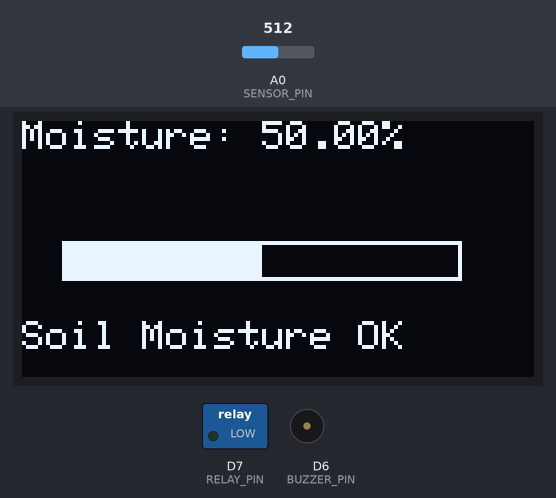
The sketch below on a simulated ESP8266 (NodeMCU). Parts: 128×64 one-colour display, switched loads named in the sketch (green lamp = pin HIGH), buzzer (waves = sounding, pin HIGH). The inputs (shaded band) are chosen by the test bench; at power-on: A0 (SENSOR_PIN) = 512. What the sketch prints to the serial monitor is not drawn.

Above: at 3.2 s.
3.3 s: A0 (SENSOR_PIN) set to 710
At 5.2 s:
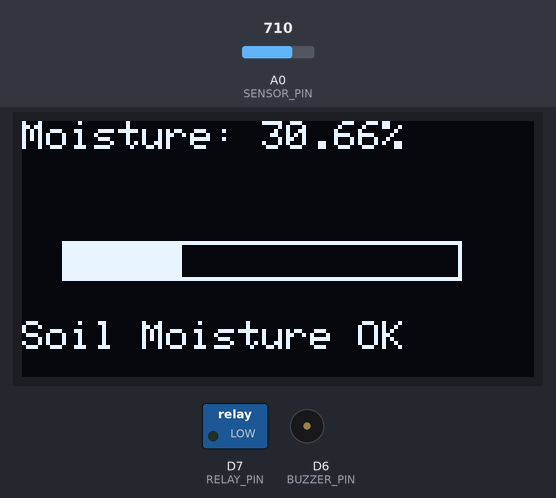
6.0 s: A0 (SENSOR_PIN) set to 725
At 8.3 s:
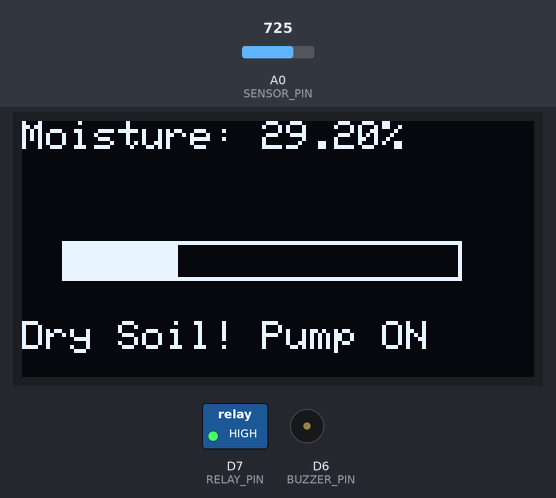
8.7 s: A0 (SENSOR_PIN) set to 716
At 13.2 s:
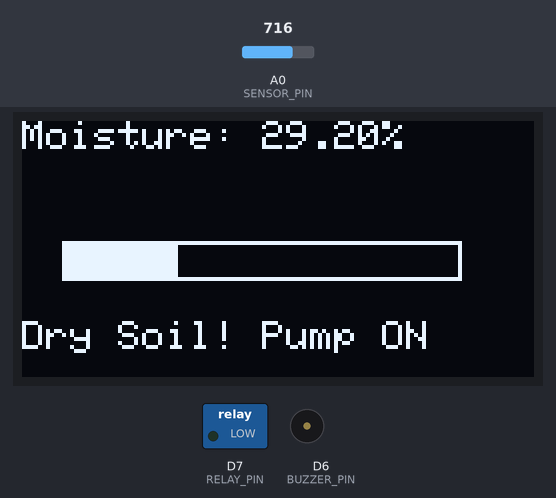
Timing chart, 0 to 14.7 s (numbered marks = the images above; inputs shaded):
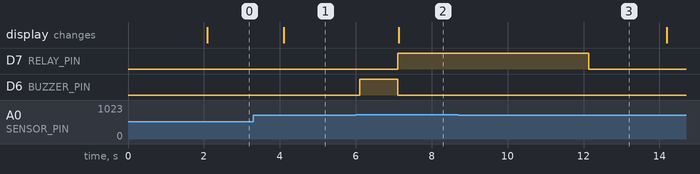

Measured:
- the behaviour switches between 716 and 717 on A0 (SENSOR_PIN) (found by bisection; images 1 and 2)
- after the input at 3.3 s, the display: changes after 0.81 s (image 1)
- after the input at 6.0 s, D7 (RELAY_PIN): LOW → HIGH after 1.1 s; D6 (BUZZER_PIN): LOW → HIGH after 0.11 s, → LOW 1.0 s later; the display: changes after 1.1 s (image 2)
- after the input at 8.7 s, D7 (RELAY_PIN): goes on until 12.1 s, then stays LOW; D6 (BUZZER_PIN): stays LOW (without the input it goes to HIGH after 5.5 s)

The sketch:

Smart_Irrigation_System_with_water_pump.ino
```cpp
#include <Wire.h>
#include <Adafruit_SSD1306.h>

#define SENSOR_PIN A0    // Soil moisture sensor
#define BUZZER_PIN D6    // Buzzer (GPIO12)
#define RELAY_PIN D7     // Relay for Water Pump (GPIO13)

const int moistureThreshold = 30;  // Dry soil threshold
const int pumpRunTime = 5000;      // Pump ON time (5 sec)

// OLED display setup
#define SCREEN_WIDTH 128
#define SCREEN_HEIGHT 64
Adafruit_SSD1306 display(SCREEN_WIDTH, SCREEN_HEIGHT, &Wire, -1);

void setup() {
  Serial.begin(115200);
  pinMode(BUZZER_PIN, OUTPUT);
  pinMode(RELAY_PIN, OUTPUT);
  digitalWrite(BUZZER_PIN, LOW);
  digitalWrite(RELAY_PIN, LOW);  // Keep pump OFF initially

  // OLED initialization
  if (!display.begin(SSD1306_SWITCHCAPVCC, 0x3C)) {
    Serial.println("OLED initialization failed!");
    for (;;);
  }

  display.clearDisplay();
  display.setTextSize(1);
  display.setTextColor(WHITE);
  display.setCursor(0, 10);
  display.println("Smart Irrigation");
  display.display();
  delay(2000);
}

void loop() {
  int sensorValue = analogRead(SENSOR_PIN);
  float moisturePercent = (1 - (sensorValue / 1024.0)) * 100;  // Convert to percentage

  Serial.print("Soil Moisture Level: ");
  Serial.print(moisturePercent);
  Serial.println("%");

  display.clearDisplay();
  display.setTextSize(1);
  display.setCursor(0, 0);
  display.print("Moisture: ");
  display.print(moisturePercent);
  display.println("%");

  // Draw moisture level bar
  int barWidth = map(moisturePercent, 0, 100, 0, 100); // Scale moisture to bar width
  display.drawRect(10, 30, 100, 10, WHITE); // Outline
  display.fillRect(10, 30, barWidth, 10, WHITE); // Fill based on moisture level

  if (moisturePercent < moistureThreshold) {
    Serial.println("Soil is too dry! Activating Buzzer & Water Pump...");

    // Activate Buzzer
    digitalWrite(BUZZER_PIN, HIGH);
    delay(1000);
    digitalWrite(BUZZER_PIN, LOW);

    // Start Water Pump
    digitalWrite(RELAY_PIN, HIGH);
    Serial.println("Water Pump: ON");
    display.setCursor(0, 50);
    display.println("Dry Soil! Pump ON");
    display.display();

    delay(pumpRunTime);  // Run pump for 5 seconds

    // Stop Water Pump
    digitalWrite(RELAY_PIN, LOW);
    Serial.println("Water Pump: OFF");
    display.setCursor(0, 50);
    display.println("");
  } else {
    Serial.println("Soil moisture is sufficient. Pump OFF.");
    display.setCursor(0, 50);
    display.println("Soil Moisture OK");
  }

  display.display();
  Serial.println("-----------------------------");
  delay(2000);  // Read every 2 seconds
}
```
